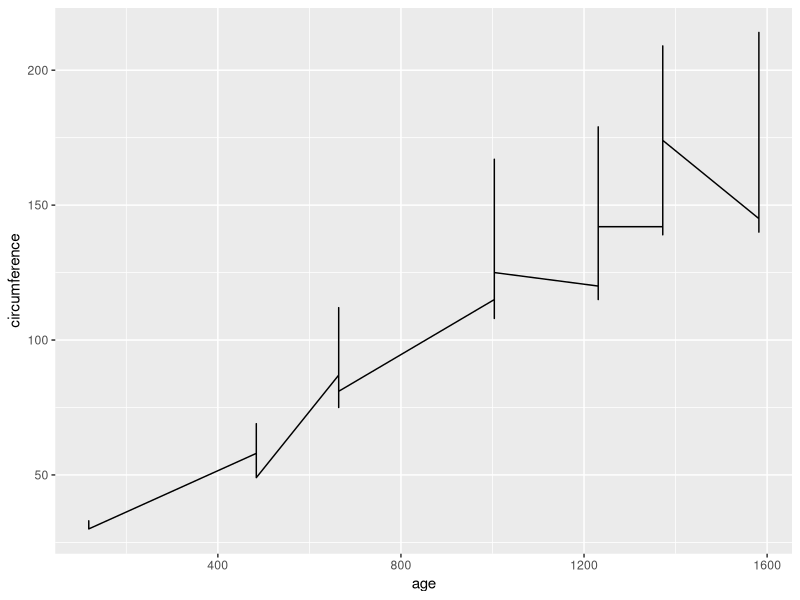

Reproduce this figure in R.
## ---- chunk 1

summary(Orange)

## ---- chunk 2
library(ggplot2)

ggplot(Orange, aes(x = age, y = circumference))+
geom_line()

